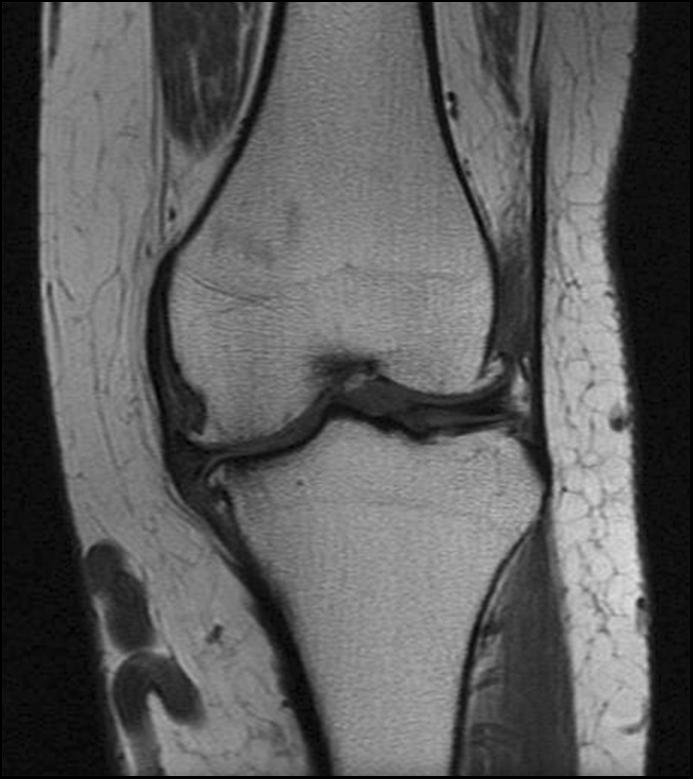
#> input picture lab12/knee.png, 693 x 779 px
$ jupyter execute 12_Robert_Koziarski.ipynb
#> lines starting #> are read from the running program, lines starting #| are printed output that depends on the picture; after the words box and inside, x2 and y2 are one past the last pixel; in counts of white or black regions, pixels touching at a corner belong together
# Segmentacja obrazów

## Cel ćwiczenia
- zapoznanie z metodami segmentacji obrazów:
    - segmentacją przez rozrost,
    - segmentacją przez podział i scalanie.
- zadanie domowe: segmentacja z wykorzystaniem wododziałów morfologicznych.

## Wstęp

W ramach dotychczas wykonanych ćwiczeń poznaliśmy segmentację z wykorzystaniem binaryzacji (progowania) - tj. na podstawie jasności (koloru) poszczególnych pikseli.
Wykonaliśmy dwa warianty metody: globalny i lokalny oraz przetestowaliśmy różne podejścia do automatycznego wyznaczania progu bianryzacji (iteracyjne oraz Otsu).

#Ponadto poznaliśmy możliwość segmentacji na podstawie krawędzi z wykorzystaniem transformaty Hough'a.

W tym ćwiczeniu poznamy dwie inne metody podziału obrazu na fragmenty:
-  segmentację przez rozrost obszaru (ang. *region growing*),
- segmentację przez podział i scalanie (ang. *split and merge*).

## Podstawy

Niech $R$ oznacza obszar równy całemu analizowanemu obrazowi.
Segmentację możemy uznać za proces podziału $R$ na $n$ podobszarów $R_1,R_2,...,R_n$ takich że:
1. $\cup_{i=1}^n R_i = R$
- $R_i$ - składa się z połączonych ze sobą pikseli,
- $R_i \cap R_j = \varnothing $ dla wszystkich $i$ i $j$,$ i \neq j$,
- $Q(R_i) = TRUE$ dla $i = 1,2,...n$
- $ Q(R_i \cup R_j) = FALSE$ dla każdych sąsiednich $R_i$ i $R_j$.

gdzie: symbole $\cup$ i $\cap$ oznaczają odpowiednio sumę i iloczyn zbiorów, a $Q$ jest pewnym predykatem.

Punkt *1* oznacza, że segmentacja musi być kompletna tj. każdy piksel powinien zostać przyporządkowany do jakiegoś zbioru.

Punkt *2* oznacza, że piksele w ramach jednego podobszaru muszą być ze sobą połączone (na zasadzie sąsiedztwa 4 lub 8 punktowego).

Punkt *3* oznacza, że dowolne różne podobszary muszą być rozłączne.

Punkt *4* oznacza, że wszystkie piksele będące w ramach jednego podobszaru muszą spełniać pewną własność. Przykładowo może to być ten sam lub podobny odcień szarości.

Punkt *5* oznacza, że dwa sąsiednie podobszary muszą być różne w sensie predykatu Q (inaczej powinny zostać uznane za ten sam podobszar).

## Segmentacja przez rozrost obszaru

Pomysł jest następujący.
Wybieramy (jak ? - o tym później) piksele startowe (ang. *seed*) i od nich zaczynamy segmentację.
Odbywa się ona na zasadzie sprawdzania czy sąsiednie piksele (sąsiedztwo 4 lub 8 punktowe) są podobne do centralnego pod względem jakieś cechy (predykatu $Q$).
Jeśli tak to oznaczane są jako należące do tej samej klasy co piksel centralny.
Ponadto stają się one kolejnymi punktami startowymi metody.
Zatem procedura ma charakter rekurencyjny.

Wybór punktów startowych może być podyktowany charakterem problemu (przykładowo wiemy gdzie na pewno zaczynają się obiekty).
W ogólnym przypadku trzeba założyć, że pikselem startowym może być każdy piksel, co oczywiście wpływa na złożoność metody.

Kolejnym problemem jest wybór kryterium stopu tj. kiedy nasza procedura rekurencyjna ma się zakończyć.
Dla danego podobszaru będzie to moment, kiedy nie istnieją już piksele, które można do  niego dołączyć.

Warto w tym miejscu zwrócić uwagę, że stosowanie ''sztywnego'' warunku - np. różnica jasności pomiędzy pikselem centralnym, a analizowanym jest mniejsza niż 5 - może często dać niepożądane wyniki, gdyż nie uwzględnia pewnych lokalnych właściwości.
Przykładowo, może się okazać, że jeśli na obrazie występuje niewielki gradient to za należące do tego samego obszaru uznane zostaną piksele o zupełnie różnych jasnościach.
Możliwa jest też sytuacja odwrotna.
Duże zróżnicowanie wartości na obrazie spowoduje zbyt duże ''poszarpanie'' wykrytych obszarów.

Jednym z możliwych rozwiązań jest uzależnienie kryterium podobieństwa (predykatu $Q$) od własności obrazu np. średniej jasności w obrębie danego obszaru.
Można również dodać inne kryteria np. kształt podobszaru itp.

Uwaga. Pojęcie segmentacja przez rozrost to pewna **koncepcja** podejścia do segmentacji, a nie konkretna metoda.
Na etapie projektowania algorytmu należy skupić się na konstrukcji kryterium podobieństwa (tj. co i jak ma być ze sobą porównywane) oraz ewentualnym uzupełnianiu metody o dodatkowe kryteria.

## Zadanie: zaprojektować system segmentacji wybranej struktury na obrazie MRI (np. stawu kolanowego).
Punkt startowy wyznaczany będzie ''ręcznie'' (poprzez kliknięcie na obrazie).

1. Wczytaj obraz *knee.png* (w skali szarości) - MRI stawu kolanowego. Wyświetl go. Załóżmy, że chcemy dokonać segmentacji górnej kości. Przyjęliśmy, że punkt startowy metody wyznaczany będzie w sposób ręczny. Do pobrania położenia kursora myszy na ekranie służy funkcja `plt.ginput`. Uwaga. Jeśli obrazki są ''osadzone'' w notatniku, funkcja nie działa - proszę zwrócić uwagę na kod `matplotlib.use('TkAgg')`, który powoduje, że obrazki wyświetlane są ''samodzielnie''.

  Uwaga 1. Pobrane współrzędne należy zaokrąglić (*floor* lub *round*).

  Uwaga 2. Dla potrzeb testów dobrze jest wpisać punkt startowy na ''sztywno''. Pozwoli to uniknąć dość irytującego klikania przy każdym uruchomieniu skryptu.

2. Metodę zaimplementujemy z wykorzystaniem stosu.
   Uwaga. Podany poniżej opis jest tylko jedną z możliwych realizacji (niekoniecznie najlepszą).
   Na początek tworzymy dwie macierze o rozmiarach takich jak analizowany obraz.
   W jednej będziemy zapisywać odwiedzone lokalizacje (`visited` - typ *boolean*), a w drugiej rezultaty segmentacji (`segmented`).
   Obie macierze tworzymy wypełnione zerami (funkcja `np.zeros`).
   Tworzymy też stos - w Python to po prostu ''pusta lista''.

3. W pierwszym kroku metody na stos (`stack.append`) odkładamy współrzędne wybranego przez użytkowania piksela.
   Oznaczamy go również jako odwiedzony (macierz *visited*) i zaliczony do obiektu (macierz *segmented*).

4. Pozostałe działanie odbywać się będzie w pętli `while`, której warunkiem stopu jest obecność elementów na stosie (`len(stack)>0`).
 W iteracji należy pobrać współrzędne piksela ze stosu.
  Następnie sprawdzamy, czy dla tego piksela można określić kontekst o rozmiarze $ 3 \times 3$ tj. czy ma wszystkich sąsiadów.
  Uwaga. Przyjmujemy tutaj uproszczenie - nie segmentujemy brzegu obrazka (ramki o szerokości 1 piksela).

5. W kolejnym kroku rozpisujemy pętlę po otoczeniu $3 \times 3$ (x2 `for`).
   Wewnątrz obliczamy odległość pomiędzy pikselem centralnym, a każdym z kontekstu.
   Przyjmijmy, że będzie to moduł z różnicy jasności.
   Jeśli wartość modułu będzie mniejsza od zdefiniowanego progu (proszę przyjąć jako początkową wartość 4) oraz rozpatrywany piksel nie był wcześniej odwiedzany to oznaczamy go jako należący do obiektu oraz jego współrzędne ''odkładamy'' na stosie.
   Uwaga. Pierwsza część warunku logicznego to nasz predykat Q.
   Za piksele podobne uznajemy takie, których różnica w jasności jest mniejsza niż zadany próg.
   Niezależnie od wyniku testu oznaczamy piksel jako odwiedzony (żeby wielokrotnie nie analizować tych samych lokalizacji).

6. Poza pętlą `while` proszę wyświetlić rezultat segmentacji.
   Czy wyniki są poprawne ?
   Proszę poeksperymentować z wartością progu.

[cell 1]
import os
import cv2
import matplotlib
#matplotlib.use('TkAgg')
import matplotlib.pyplot as plt
import numpy as np

if not os.path.exists("knee.png") :
    !wget https://raw.githubusercontent.com/vision-agh/poc_sw/master/12_Segmentation/knee.png --no-check-certificate

[cell 2]
knee = cv2.imread('knee.png', cv2.IMREAD_GRAYSCALE)
#> knee is the input picture: shape (779, 693); min 0, max 225, mean 91.7
x0, y0 = 200, 400

[cell 3]
from typing import List
def segmentation(img: np.ndarray, x0: int, y0: int, thresh: int=4) -> np.ndarray:

#> called with x0 = 200, y0 = 400, thresh = 4
    n,m = img.shape

    visited = np.zeros((n,m))
    segmented = np.zeros((n,m))

    stack = []
    stack.append((x0,y0))
    visited[x0, y0] = 1
    segmented[x0, y0] = 1

    while len(stack) > 0:
        x,y = stack.pop()
        no_context = (x == n-1 or x == 0 or y == 0 or y == m-1)
        if not no_context:

            for i in np.arange(start=x-1, stop=x+2, step=1):
                for j in np.arange(start=y-1, stop=y+2, step=1):
                    if np.abs(img[x, y].astype('int16') - img[i, j].astype('int16')) < thresh and not visited[i, j]:
                        segmented[i,j] = img[i,j]
                        stack.append((i,j))
                    visited[i,j] = 1
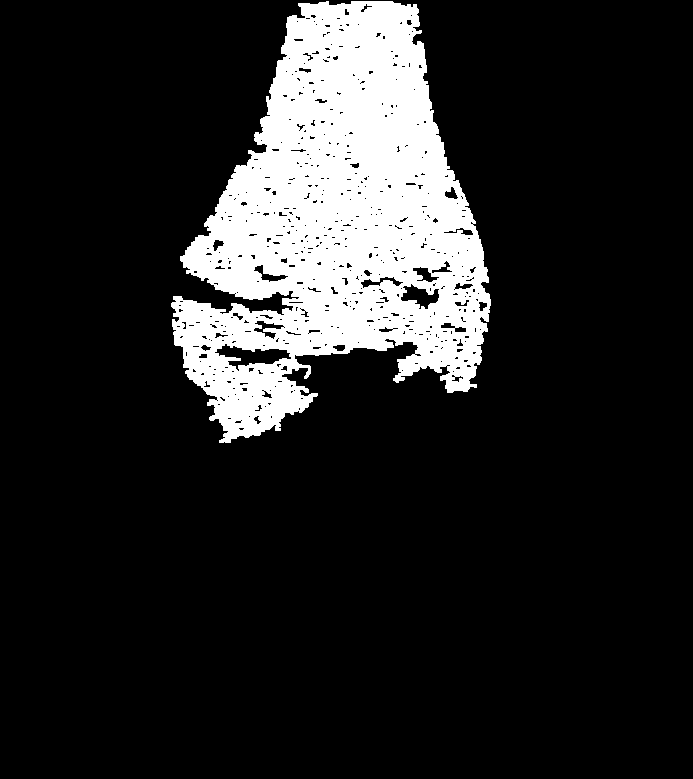
#> visited: shape (779, 693) float64; values 0 (black) and 1 (white), 15% white; 1 white region, box (x1, y1, x2, y2) and area: (171, 1, 491, 443) 80738
#> after the loop, stack = []

    return segmented

[cell 4]
seg = segmentation(knee, x0,y0, thresh=4)
plt.imshow(seg, 'gray')
a = plt.show()

[cell 5]
plt.figure(figsize=(10, 10))
plt.imshow(segmentation(knee, x0, y0, 4))
plt.axis('off')
plt.title("Rozrost obszaru, threshold = 4")
plt.show()

plt.figure(figsize=(10, 10))
plt.imshow(segmentation(knee, x0, y0, 3))
#> call 3 of segmentation, with x0 = 200, y0 = 400, thresh = 3
#> after the loop in segmentation (call 3), `while len(stack) > 0:`:
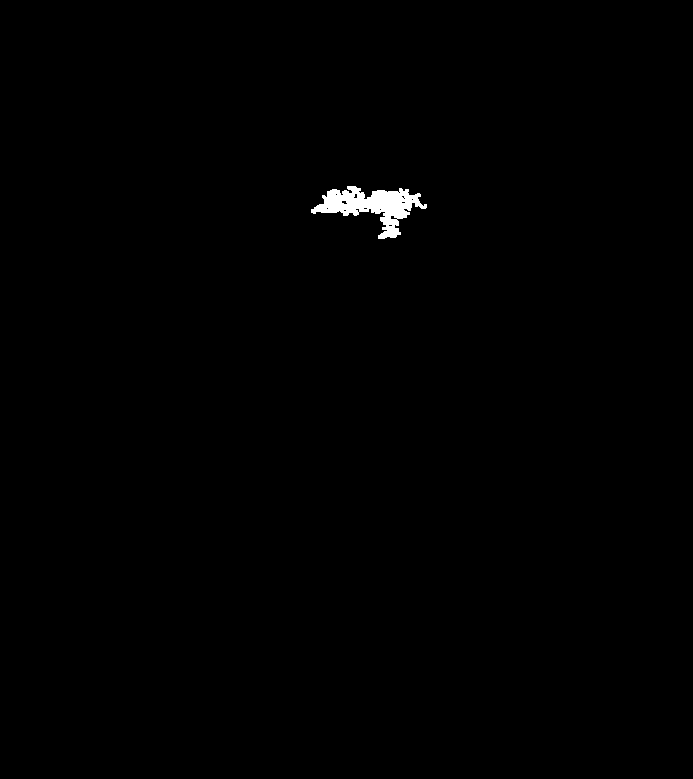
#> visited: shape (779, 693) float64; values 0 (black) and 1 (white), 0.47% white; 1 white region, box (x1, y1, x2, y2) and area: (311, 186, 427, 239) 2557
plt.axis('off')
plt.title("Rozrost obszaru, threshold = 3")
plt.show()


plt.figure(figsize=(10, 10))
plt.imshow(segmentation(knee, x0, y0, 5))
#> call 4 of segmentation, with x0 = 200, y0 = 400, thresh = 5
#> after the loop in segmentation (call 4), `while len(stack) > 0:`:
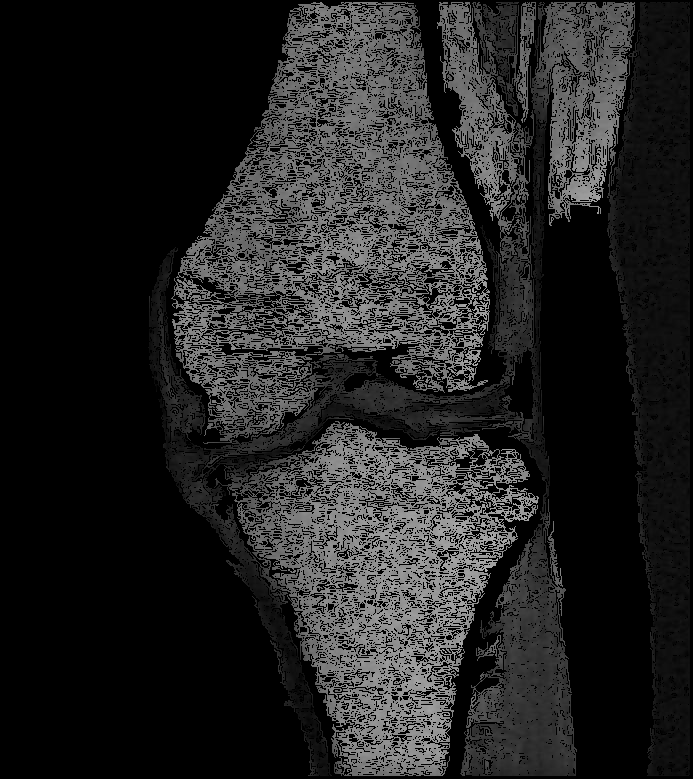
#> segmented: shape (779, 693) float64; min 0, max 180, mean 34.5
#> after the loop in segmentation (call 4), `while len(stack) > 0:`:
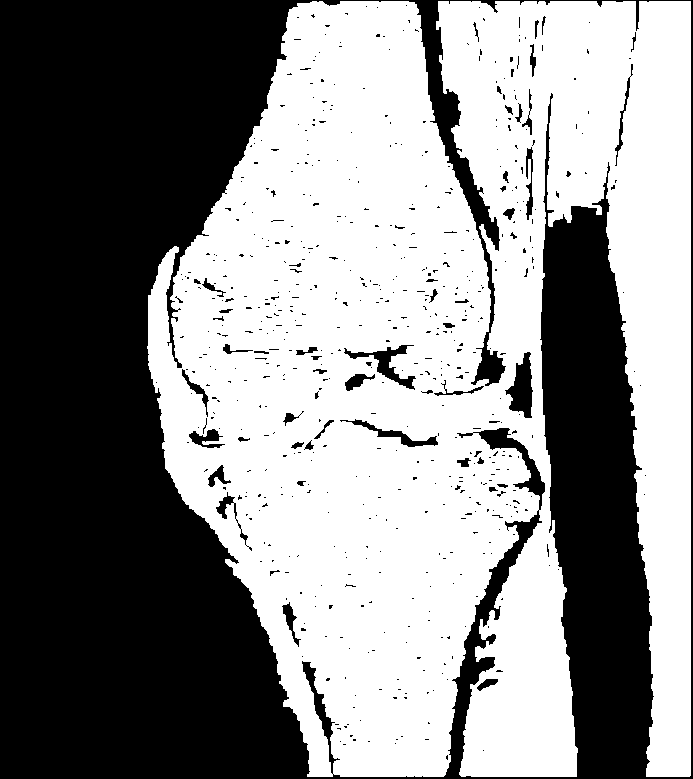
#> visited: shape (779, 693) float64; values 0 (black) and 1 (white), 54.5% white; 609 black regions (554 under 20 px), largest, box (x1, y1, x2, y2) and area: (0, 0, 693, 779) 236659, (505, 352, 533, 418) 1022, (344, 345, 416, 390) 824
plt.axis('off')
plt.title("Rozrost obszaru, threshold = 5")
plt.show()

## Wnioski
- implementacja wydaje się być ok, jednak dopiero dla ekstremalnie wysokiego progu daje dobre obiekty na wyjściu

1. Powyższy przykład ukazuje wspomniany wcześniej problem z ''globalnym'' podejściem do predykatu Q.
  Jeśli próg będzie mały, to wyznaczymy jedynie niewielki fragment kości.
  Natomiast zwiększenie progu skutkuje segmentacją nadmiarową.
  Mówiąc kolokwialnie, na obrazie znajdzie się ''ścieżka'' po której możliwe jest przejście od obszaru jasnego do ciemnego nie ''łamiąc'' progu odległości pomiędzy sąsiednimi pikselami.

2. Aby zaradzić powyższemu problemowi, można za kryterium podobieństwa przyjąć, nie różnicę jasności względem piksela centralnego, a od globalnie wyznaczonego i aktualizowanego progu.
  W najprostszym przypadku może to być średnia jasność w wyznaczonym obszarze.
  W celu implementacji mechanizmu wystarczy dodać dwie zmienne: średnią ($mV$) oraz licznik pikseli uznanych za należące do obiektu ($nS$).
  Przy każdym zdjęciu ze stosu licznik jest zwiększany o 1.
  Aktualizacja średniej następuje na podstawie równania:
  \begin{equation}
  mV_{n} = \frac{mV_{nS-1} (nS - 1) + I}{nS}
  \end{equation}
  Następnie wystarczy tylko zmienić sposób obliczania odległości - zamienić piksel centralny na wartość średnią.
  Proszę spróbować jak działa metodą z taką modyfikacją.
  Proszę się liczyć z koniecznością zwiększenia progu (nawet dość znaczną).

3. Poprawić działanie metody może również dodanie filtracji uśredniającej np. filtrem Gaussa.

[cell 6]
from typing import List
def segmentation_mv(src: np.ndarray, x0: int, y0: int, thresh: int=50) -> np.ndarray:

#> called with x0 = 200, y0 = 400, thresh = 50
    n,m = src.shape
    img = np.zeros_like(src)

    img = cv2.GaussianBlur(src, (3,3), 3)

    visited = np.zeros((n,m))
    segmented = np.zeros((n,m))

    stack = []
    stack.append((x0, y0))
    visited[x0, y0] = 1
    segmented[x0, y0] = 1

    mV = thresh
    nS = 1

    while stack:
        nS += 1

        x,y = stack.pop()

        no_context = (x == n-1 or x == 0 or y == 0 or y == m-1)

        if not no_context:

            mV = (mV*(nS-1) + img[x,y])/nS
            for i in np.arange(start=x-1, stop=x+2, step=1):
                for j in np.arange(start=y-1, stop=y+2, step=1):
                    if visited[i,j] != 1 and np.abs(img[x,y] - mV) < thresh:
                        segmented[i,j] = segmented[x,y]
                        stack.append((i,j))
                    visited[i,j] = 1

        else:
            visited[x,y] = 1
#> this loop made 139410 passes
#> mV on passes 1 to 8: 83, 95.67, 103.5, 108.4, 110.7, 111.7, 112.6, 113.7
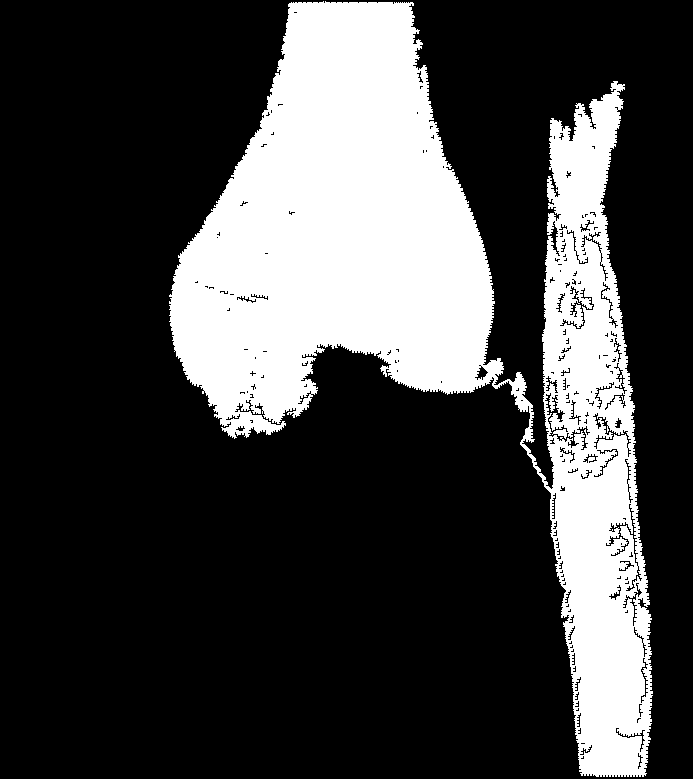
#> segmented: shape (779, 693) float64; values 0 (black) and 1 (white), 25.8% white; 1 white region, box (x1, y1, x2, y2) and area: (169, 1, 653, 777) 139410
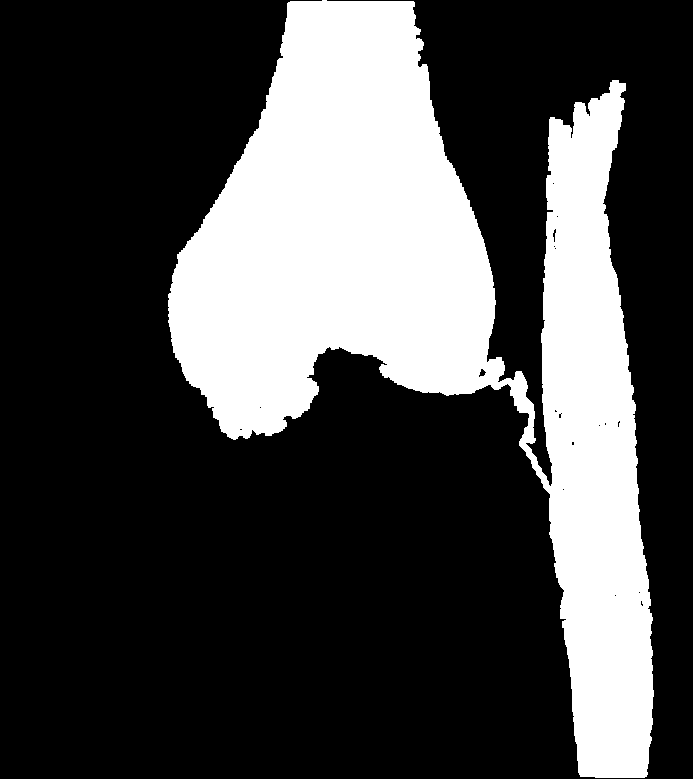
#> visited: shape (779, 693) float64; values 0 (black) and 1 (white), 27.7% white; 1 white region, box (x1, y1, x2, y2) and area: (168, 0, 654, 778) 149596
#> after the loop, mV = 133.2; nS = 139411; stack = []

    return segmented*255

[cell 7]
seg_mv = segmentation_mv(knee, x0,y0, thresh=50)
plt.imshow(seg_mv, 'gray')
a = plt.show()

[cell 8]
plt.figure(figsize=(10, 10))
plt.imshow(segmentation_mv(knee, x0, y0, 30))
#> call 2 of segmentation_mv, with x0 = 200, y0 = 400, thresh = 30
#> the loop in segmentation_mv (call 2), `while stack:` made 1 pass
#> mV on pass 1: 73
#> after the loop in segmentation_mv (call 2), `while stack:`:
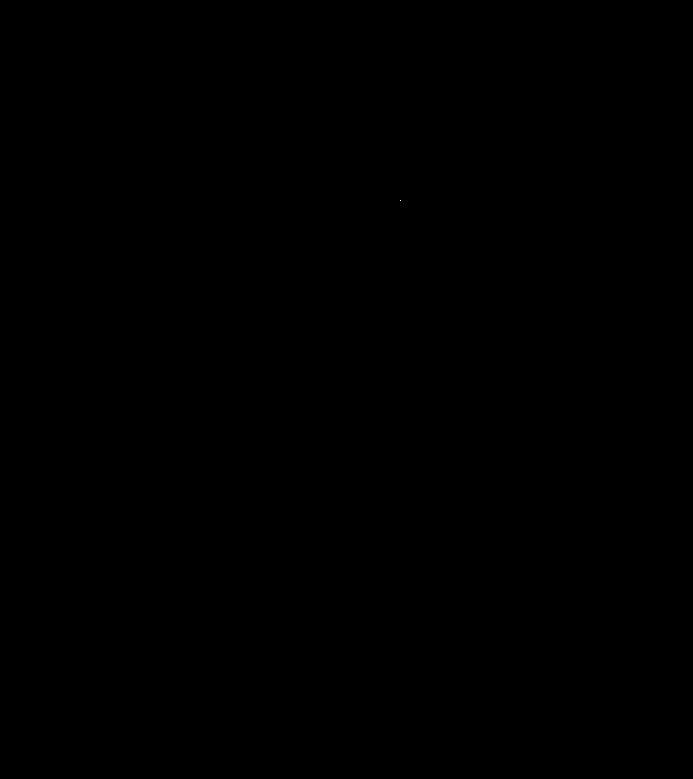
#> segmented: shape (779, 693) float64; values 0 (black) and 1 (white), 0% white in thin lines or dots, all inside (x1, y1, x2, y2) = (400, 200, 401, 201)
#> after the loop in segmentation_mv (call 2), `while stack:`: mV = 73; nS = 2
plt.axis('off')
plt.show()


plt.figure(figsize=(10, 10))
plt.imshow(segmentation_mv(knee, x0, y0, 50))
plt.axis('off')
plt.show()


plt.figure(figsize=(10, 10))
plt.imshow(segmentation_mv(knee, x0, y0, 70))
#> call 4 of segmentation_mv, with x0 = 200, y0 = 400, thresh = 70
#> the loop in segmentation_mv (call 4), `while stack:` made 156876 passes
#> mV on passes 1 to 8: 93, 102.3, 108.5, 112.4, 114, 114.6, 115.1, 115.9
#> after the loop in segmentation_mv (call 4), `while stack:`:
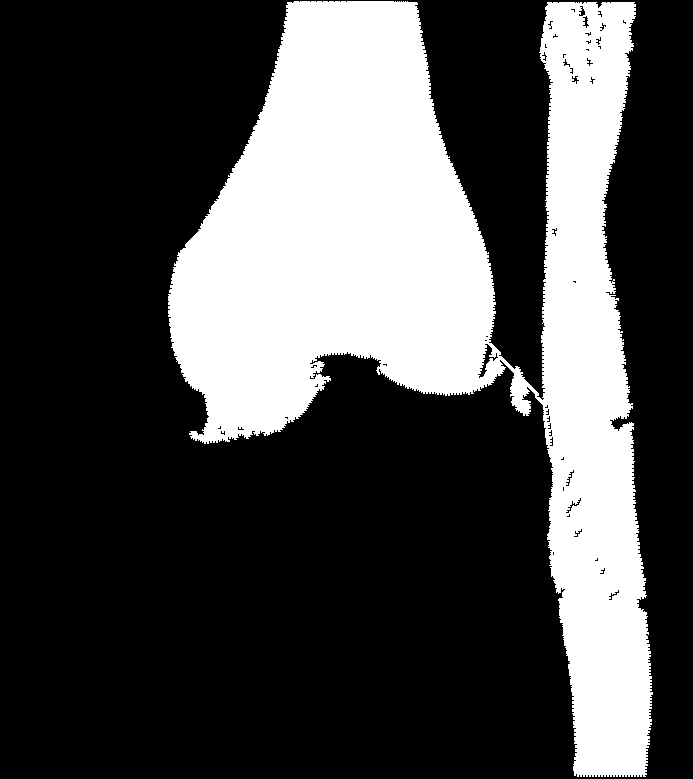
#> segmented: shape (779, 693) float64; values 0 (black) and 1 (white), 29.1% white; 1 white region, box (x1, y1, x2, y2) and area: (168, 1, 653, 777) 156876
#> after the loop in segmentation_mv (call 4), `while stack:`:
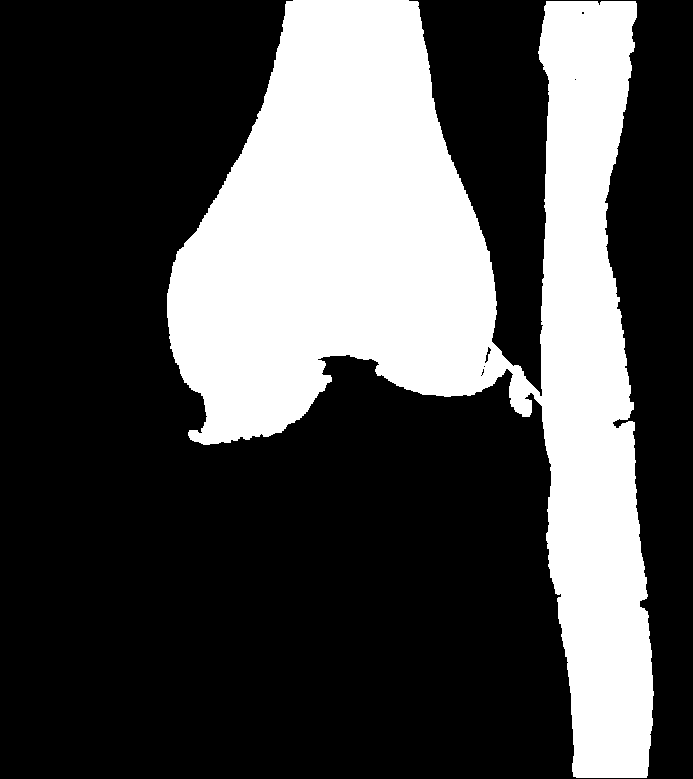
#> visited: shape (779, 693) float64; values 0 (black) and 1 (white), 30.2% white; 1 white region, box (x1, y1, x2, y2) and area: (167, 0, 654, 778) 163008
